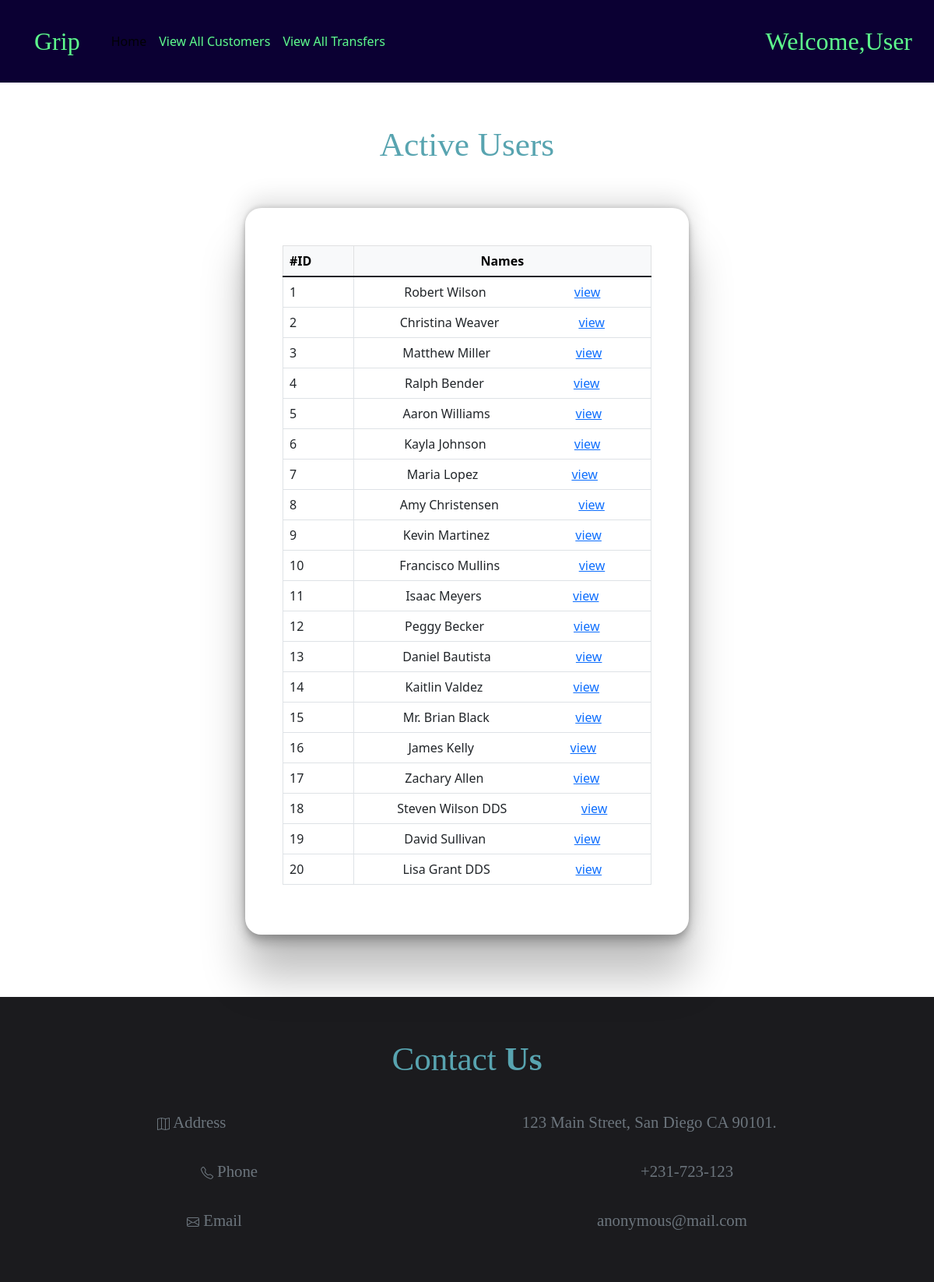
Screenshot of /view/ with the database file from the repository.
### bank_site/models.py (models this page shows)
class customers(models.Model):
    name = models.CharField(max_length=225)
    email = models.EmailField()
    address = models.TextField()
    balance = models.FloatField()

### bank_site/views.py (the view)
# urls.py: path('view/',views.view_all,name="view_all"),
def view_all(request):
    cont = customers.objects.all()
    return render(request,'view_all.html',context={'customers':cont})

### bank_site/templates/view_all.html (shortened to what this page needs)
<!DOCTYPE>
{% load static %}
<html>
    <head>
        <link href="https://cdn.jsdelivr.net/npm/bootstrap@5.1.3/dist/css/bootstrap.min.css" rel="stylesheet">
        <link rel="stylesheet" href="{% static 'css/view_all_css.css' %}">
    </head>
    <body>
        <nav class="navbar navbar-expand-lg navbar-light nav-bg-color nav-edit">
            <div class="container-fluid">
                <a class="navbar-brand nav-brand m-3 px-3" href="#">Grip</a>
                <div class="collapse navbar-collapse" id="na">
                    <div class="navbar-nav">
                      <a class="nav-link active" aria-current="page" href="#">Home</a>
                      <a class="nav-link nav-text-color" href="{% url 'bank_site:view_all' %}">View All Customers</a>
                       <a class="nav-link nav-text-color" href="{% url 'bank_site:all_transfers' %}">View All Transfers</a>
                    </div>
                </div>
                <div class="d-flex justify-content-end">
                    <a class="nav-link nav-brand" href="#">Welcome,User</a>
                </div>
            </div>
        </nav>
        <div class="container py-5">
            <div class="text-center">
                <p class="main-font">Active Users</p>
            </div>
            <div class="row d-flex justify-content-center">
                    <div class="view-all p-5">
                       <table class='table table-bordered py-5'>
                          <thead class="table-light">
                           <tr>
                            <th>#ID</th>
                            <th class="text-center">Names </th>
                           </tr>
                         </thead>
                           {% for i in customers %}
                             <tr>
                               <td class="m-2 p-2"><script>document.write(j)</script></td>
                               <td class="m-2 p-2"><span class="d-flex justify-content-around">{{ i.name }} <a href="{% url 'bank_site:transfer' pk=i.pk %}">view</a></span></td>
                             </tr>
                           {% endfor %}
                        </table>
                    </div>
            </div>
        </div>
        <div class="container-fluid py-5 footer-background">
            <div class="text-center">
                <p class="main-font">Contact <strong>Us</strong></p>
            </div>
            <div class="row">
                <div class="col">
                    <div class="d-flex justify-content-around text-muted pt-3">
                        <p class="sub-font">
                            Address
                        </p>
                        <p class="sub-font">
                            123 Main Street, San Diego CA 90101.
                        </p>
                    </div>
                    <div class="d-flex justify-content-around text-muted pt-3">
                        <p class="sub-font">
                            Phone
                        </p>
                        <p class="sub-font">
                            +231-723-123
                        </p>
                    </div>
                    <div class="d-flex justify-content-around text-muted pt-3">
                        <p class="sub-font">
                            Email
                        </p>
                        <p class="sub-font">
                            anonymous@mail.com
                        </p>
                    </div>
                </div>
            </div>
        </div>
    </body>
</html>

### static/css/view_all_css.css (style rules this page uses)
.view-all { background-color: #fff; box-shadow: rgba(0, 0, 0, 0.25) 0px 54px 55px, rgba(0, 0, 0, 0.12) 0px -12px 30px, rgba(0, 0, 0, 0.12) 0px 4px 6px, rgba(0, 0, 0, 0.17) 0px 12px 13px, rgba(0, 0, 0, 0.09) 0px -3px 5px; height: 50%; width: 50%; display: block; padding: 1em; margin: 2em; border-radius: 1.3rem; }
.main-font { font-family: 'Lobster', cursive; font-size: 2.7rem; color: #58A4B0; }
.sub-font { font-family: 'Dancing Script', cursive; font-size: 1.3rem; }
.nav-bg-color { background-color: #0B0033; }
.nav-brand { color: #5EFC8D !important; font-family: 'Lobster', cursive; font-size: 2rem; }
.nav-text-color { color: #5EFC8D !important; }
.footer-background { background-color: #1B1B1E; }

### rows the page displays
customers: name "Robert Wilson"
customers: name "Christina Weaver"
customers: name "Matthew Miller"
customers: name "Ralph Bender"
customers: name "Aaron Williams"
customers: name "Kayla Johnson"
customers: name "Maria Lopez"
customers: name "Amy Christensen"
customers: name "Kevin Martinez"
customers: name "Francisco Mullins"
customers: name "Isaac Meyers"
customers: name "Peggy Becker"
customers: name "Daniel Bautista"
customers: name "Kaitlin Valdez"
customers: name "Mr. Brian Black"
customers: name "James Kelly"
customers: name "Zachary Allen"
customers: name "Steven Wilson DDS"
customers: name "David Sullivan"
customers: name "Lisa Grant DDS"
